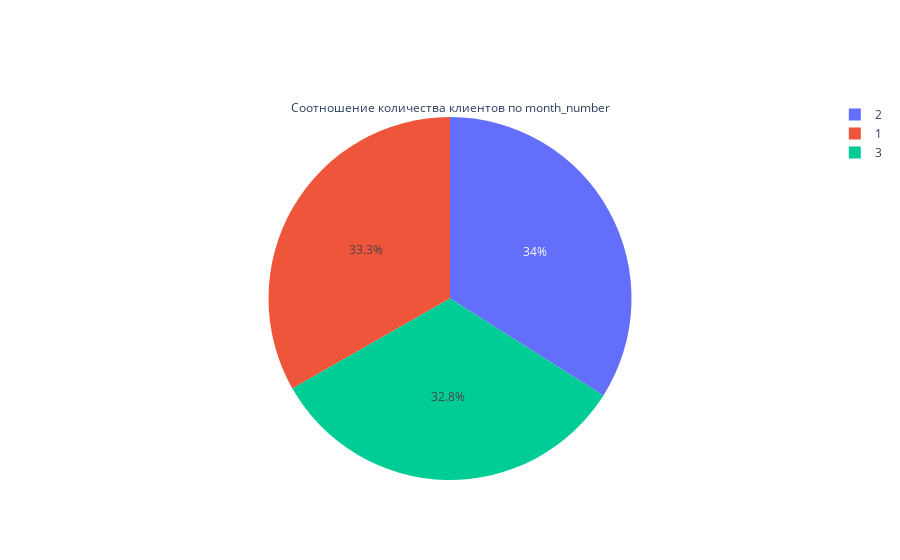
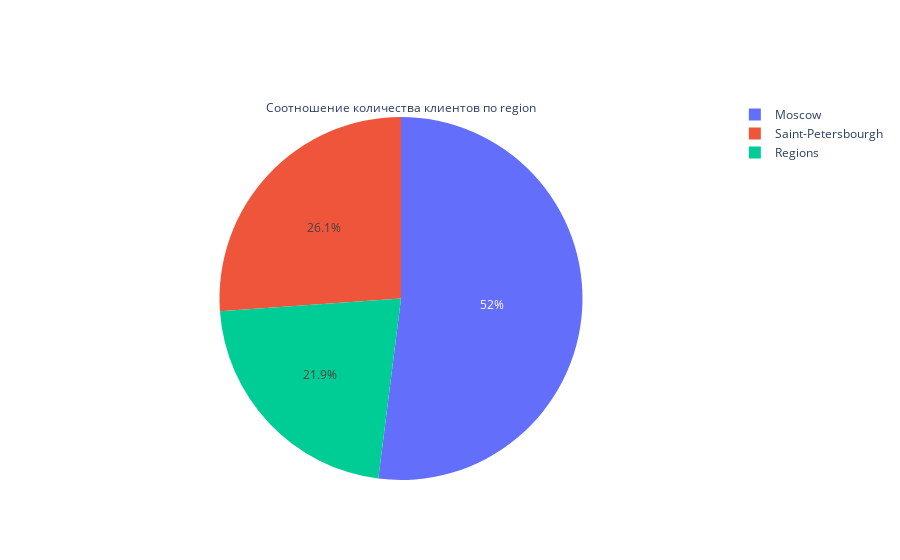
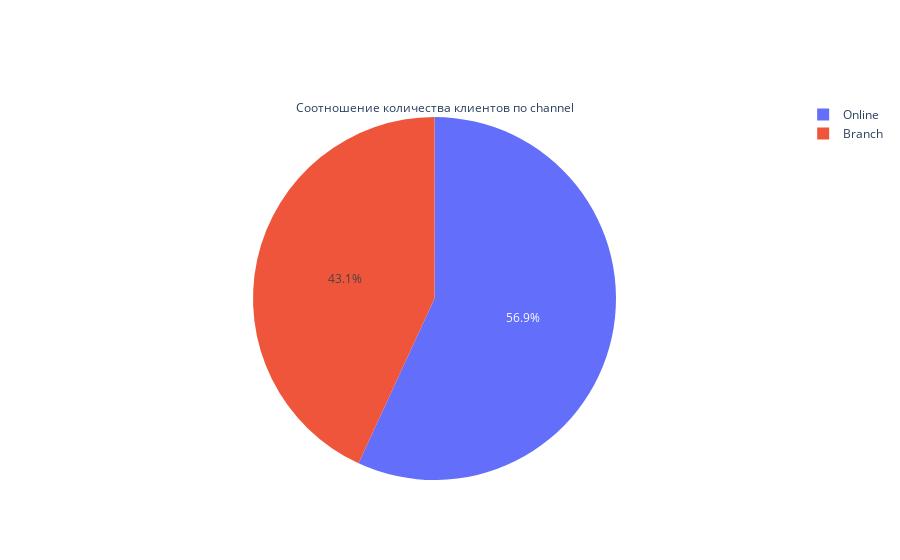
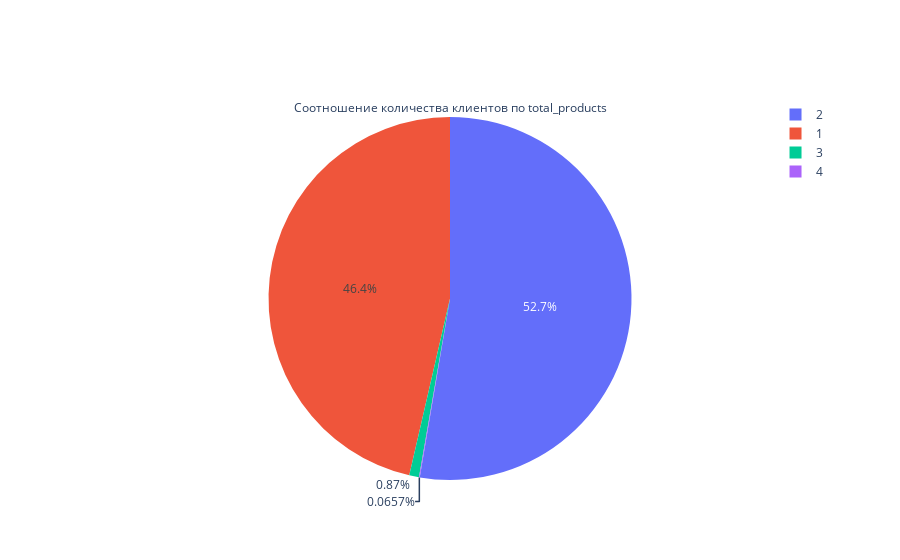

Notebook source saved alongside these figures, in order:
### Code cell
col = ['month_number','region','channel','total_products','deposit','is_package']
for i in col:
    fig = go.Figure(data=[go.Pie(labels=data_lost[i].value_counts().index, values=data_lost[i].value_counts(), \
                             title=f'Соотношение количества клиентов по {i}')])
    fig.show()

### Figure 1 — Plotly figure (JSON) as saved in the notebook; plotly's stock layout.template omitted (floating-point values rounded to 4 significant figures)
{"data": [{"labels": [2, 1, 3], "title": {"text": "Соотношение количества клиентов по month_number"}, "type": "pie", "values": [2068, 2025, 1996]}], "layout": {"autosize": true}}

### Figure 2 — Plotly figure (JSON) as saved in the notebook; plotly's stock layout.template omitted (floating-point values rounded to 4 significant figures)
{"data": [{"labels": ["Moscow", "Saint-Petersbourgh", "Regions"], "title": {"text": "Соотношение количества клиентов по region"}, "type": "pie", "values": [3166, 1590, 1333]}], "layout": {"autosize": true}}

### Figure 3 — Plotly figure (JSON) as saved in the notebook; plotly's stock layout.template omitted (floating-point values rounded to 4 significant figures)
{"data": [{"labels": ["Online", "Branch"], "title": {"text": "Соотношение количества клиентов по channel"}, "type": "pie", "values": [3463, 2626]}], "layout": {"autosize": true}}

### Figure 4 — Plotly figure (JSON) as saved in the notebook; plotly's stock layout.template omitted (floating-point values rounded to 4 significant figures)
{"data": [{"labels": [2, 1, 3, 4], "title": {"text": "Соотношение количества клиентов по total_products"}, "type": "pie", "values": [3207, 2825, 53, 4]}], "layout": {"autosize": true}}
